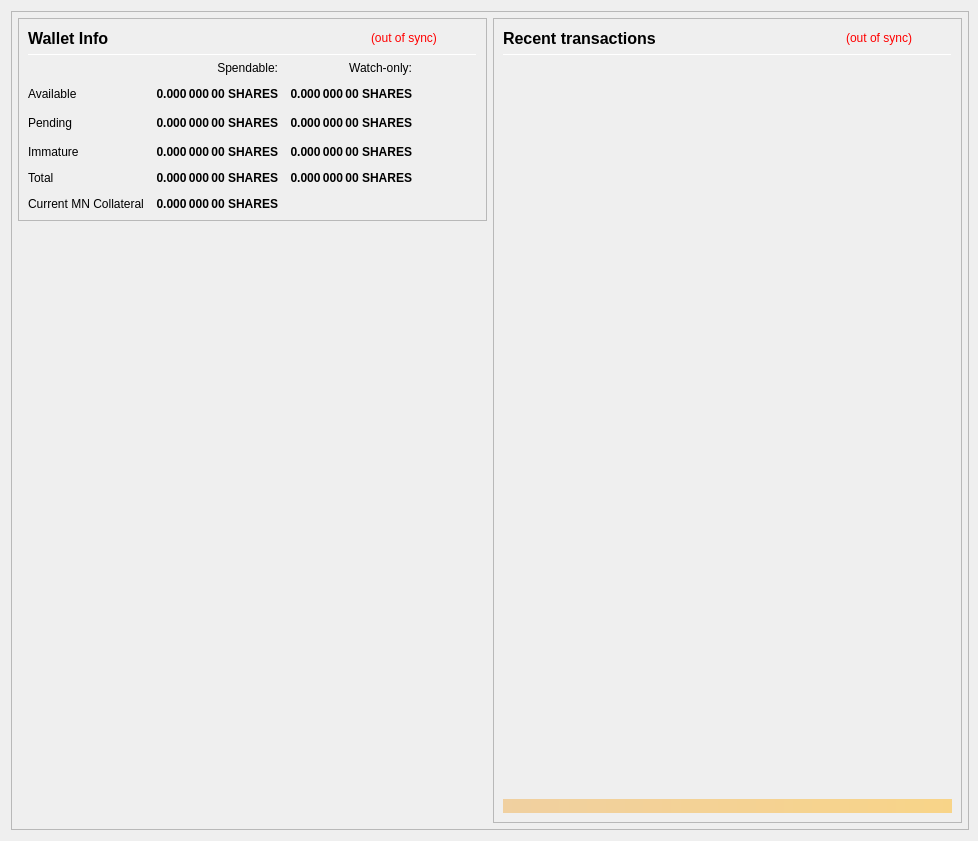
<?xml version="1.0" encoding="UTF-8"?>
<ui version="4.0">
 <class>OverviewPage</class>
 <widget class="QWidget" name="OverviewPage">
  <property name="geometry">
   <rect>
    <x>0</x>
    <y>0</y>
    <width>978</width>
    <height>841</height>
   </rect>
  </property>
  <property name="minimumSize">
   <size>
    <width>960</width>
    <height>682</height>
   </size>
  </property>
  <property name="font">
   <font>
    <weight>50</weight>
    <bold>false</bold>
   </font>
  </property>
  <property name="windowTitle">
   <string>Form</string>
  </property>
  <layout class="QVBoxLayout" name="topLayout" stretch="0">
   <property name="rightMargin">
    <number>9</number>
   </property>
   <item>
    <widget class="QFrame" name="frame_BG">
     <property name="minimumSize">
      <size>
       <width>850</width>
       <height>610</height>
      </size>
     </property>
     <property name="maximumSize">
      <size>
       <width>16777215</width>
       <height>16777215</height>
      </size>
     </property>
     <property name="frameShape">
      <enum>QFrame::StyledPanel</enum>
     </property>
     <property name="frameShadow">
      <enum>QFrame::Raised</enum>
     </property>
     <layout class="QVBoxLayout" name="verticalLayout_3" stretch="0">
      <property name="leftMargin">
       <number>0</number>
      </property>
      <property name="topMargin">
       <number>0</number>
      </property>
      <property name="rightMargin">
       <number>0</number>
      </property>
      <property name="bottomMargin">
       <number>6</number>
      </property>
      <item>
       <layout class="QVBoxLayout" name="verticalLayout_Master" stretch="0,1">
        <property name="leftMargin">
         <number>0</number>
        </property>
        <property name="topMargin">
         <number>0</number>
        </property>
        <property name="rightMargin">
         <number>0</number>
        </property>
        <property name="bottomMargin">
         <number>0</number>
        </property>
        <item>
         <widget class="QFrame" name="frame_Header">
          <layout class="QVBoxLayout" name="verticalLayout_Header" stretch="0">
           <property name="leftMargin">
            <number>0</number>
           </property>
           <property name="topMargin">
            <number>0</number>
           </property>
           <property name="rightMargin">
            <number>0</number>
           </property>
           <property name="bottomMargin">
            <number>0</number>
           </property>
          </layout>
         </widget>
        </item>
        <item>
         <widget class="QFrame" name="frame_Content">
          <layout class="QVBoxLayout" name="verticalLayout_Content">
           <property name="leftMargin">
            <number>6</number>
           </property>
           <property name="topMargin">
            <number>0</number>
           </property>
           <property name="rightMargin">
            <number>6</number>
           </property>
           <property name="bottomMargin">
            <number>0</number>
           </property>
           <item>
            <layout class="QHBoxLayout" name="horizontalLayout_Content" stretch="1,1">
             <property name="spacing">
              <number>6</number>
             </property>
             <item>
              <layout class="QVBoxLayout" name="verticalLayout_left" stretch="0,0">
               <item>
                <widget class="QFrame" name="frameBalances">
                 <property name="frameShape">
                  <enum>QFrame::StyledPanel</enum>
                 </property>
                 <property name="frameShadow">
                  <enum>QFrame::Raised</enum>
                 </property>
                 <layout class="QVBoxLayout" name="verticalLayout_4">
                  <item>
                   <layout class="QHBoxLayout" name="hlBalancesHeader" stretch="2,0,0">
                    <property name="spacing">
                     <number>6</number>
                    </property>
                    <item>
                     <widget class="QLabel" name="labelBalances">
                      <property name="minimumSize">
                       <size>
                        <width>0</width>
                        <height>0</height>
                       </size>
                      </property>
                      <property name="font">
                       <font>
                        <pointsize>12</pointsize>
                        <weight>75</weight>
                        <bold>true</bold>
                       </font>
                      </property>
                      <property name="text">
                       <string>Wallet Info</string>
                      </property>
                     </widget>
                    </item>
                    <item>
                     <widget class="QLabel" name="labelWalletStatus">
                      <property name="cursor">
                       <cursorShape>WhatsThisCursor</cursorShape>
                      </property>
                      <property name="toolTip">
                       <string>The displayed information may be out of date. Your wallet automatically synchronizes with the WealthShares network after a connection is established, but this process has not completed yet.</string>
                      </property>
                      <property name="styleSheet">
                       <string notr="true">QLabel { color: red; }</string>
                      </property>
                      <property name="text">
                       <string notr="true">(out of sync)</string>
                      </property>
                      <property name="alignment">
                       <set>Qt::AlignLeading|Qt::AlignLeft|Qt::AlignVCenter</set>
                      </property>
                     </widget>
                    </item>
                    <item>
                     <spacer name="hsBalancesHeader">
                      <property name="orientation">
                       <enum>Qt::Horizontal</enum>
                      </property>
                      <property name="sizeHint" stdset="0">
                       <size>
                        <width>40</width>
                        <height>20</height>
                       </size>
                      </property>
                     </spacer>
                    </item>
                   </layout>
                  </item>
                  <item>
                   <widget class="Line" name="lineBalances">
                    <property name="minimumSize">
                     <size>
                      <width>0</width>
                      <height>1</height>
                     </size>
                    </property>
                    <property name="maximumSize">
                     <size>
                      <width>16777215</width>
                      <height>1</height>
                     </size>
                    </property>
                    <property name="orientation">
                     <enum>Qt::Horizontal</enum>
                    </property>
                   </widget>
                  </item>
                  <item>
                   <layout class="QGridLayout" name="gridLayout">
                    <property name="spacing">
                     <number>12</number>
                    </property>
                    <item row="2" column="2">
                     <widget class="QLabel" name="labelWatchPending">
                      <property name="font">
                       <font>
                        <weight>75</weight>
                        <bold>true</bold>
                       </font>
                      </property>
                      <property name="cursor">
                       <cursorShape>ArrowCursor</cursorShape>
                      </property>
                      <property name="toolTip">
                       <string>Unconfirmed transactions to watch-only addresses</string>
                      </property>
                      <property name="text">
                       <string notr="true">0.000 000 00 SHARES</string>
                      </property>
                      <property name="alignment">
                       <set>Qt::AlignRight|Qt::AlignTrailing|Qt::AlignVCenter</set>
                      </property>
                      <property name="textInteractionFlags">
                       <set>Qt::NoTextInteraction</set>
                      </property>
                     </widget>
                    </item>
                    <item row="2" column="1">
                     <widget class="QLabel" name="labelUnconfirmed">
                      <property name="font">
                       <font>
                        <weight>75</weight>
                        <bold>true</bold>
                       </font>
                      </property>
                      <property name="cursor">
                       <cursorShape>ArrowCursor</cursorShape>
                      </property>
                      <property name="toolTip">
                       <string>Total of transactions that have yet to be confirmed, and do not yet count toward the spendable balance</string>
                      </property>
                      <property name="text">
                       <string notr="true">0.000 000 00 SHARES</string>
                      </property>
                      <property name="alignment">
                       <set>Qt::AlignRight|Qt::AlignTrailing|Qt::AlignVCenter</set>
                      </property>
                      <property name="textInteractionFlags">
                       <set>Qt::NoTextInteraction</set>
                      </property>
                     </widget>
                    </item>
                    <item row="3" column="2">
                     <widget class="QLabel" name="labelWatchImmature">
                      <property name="font">
                       <font>
                        <weight>75</weight>
                        <bold>true</bold>
                       </font>
                      </property>
                      <property name="cursor">
                       <cursorShape>ArrowCursor</cursorShape>
                      </property>
                      <property name="toolTip">
                       <string>Staked or masternode rewards in watch-only addresses that has not yet matured</string>
                      </property>
                      <property name="text">
                       <string notr="true">0.000 000 00 SHARES</string>
                      </property>
                      <property name="alignment">
                       <set>Qt::AlignRight|Qt::AlignTrailing|Qt::AlignVCenter</set>
                      </property>
                      <property name="textInteractionFlags">
                       <set>Qt::NoTextInteraction</set>
                      </property>
                     </widget>
                    </item>
                    <item row="7" column="0">
                     <widget class="QLabel" name="labelTotalText2">
                      <property name="text">
                       <string>Current MN Collateral</string>
                      </property>
                     </widget>
                    </item>
                    <item row="4" column="0">
                     <widget class="QLabel" name="labelTotalText">
                      <property name="text">
                       <string>Total</string>
                      </property>
                      <property name="textInteractionFlags">
                       <set>Qt::NoTextInteraction</set>
                      </property>
                     </widget>
                    </item>
                    <item row="3" column="1">
                     <widget class="QLabel" name="labelImmature">
                      <property name="font">
                       <font>
                        <weight>75</weight>
                        <bold>true</bold>
                       </font>
                      </property>
                      <property name="cursor">
                       <cursorShape>ArrowCursor</cursorShape>
                      </property>
                      <property name="toolTip">
                       <string>Staked or masternode rewards that has not yet matured</string>
                      </property>
                      <property name="text">
                       <string notr="true">0.000 000 00 SHARES</string>
                      </property>
                      <property name="alignment">
                       <set>Qt::AlignRight|Qt::AlignTrailing|Qt::AlignVCenter</set>
                      </property>
                      <property name="textInteractionFlags">
                       <set>Qt::NoTextInteraction</set>
                      </property>
                     </widget>
                    </item>
                    <item row="2" column="3">
                     <spacer name="hsBalances">
                      <property name="orientation">
                       <enum>Qt::Horizontal</enum>
                      </property>
                      <property name="sizeHint" stdset="0">
                       <size>
                        <width>40</width>
                        <height>20</height>
                       </size>
                      </property>
                     </spacer>
                    </item>
                    <item row="3" column="0">
                     <widget class="QLabel" name="labelImmatureText">
                      <property name="text">
                       <string>Immature</string>
                      </property>
                      <property name="textInteractionFlags">
                       <set>Qt::NoTextInteraction</set>
                      </property>
                     </widget>
                    </item>
                    <item row="4" column="1">
                     <widget class="QLabel" name="labelTotal">
                      <property name="font">
                       <font>
                        <weight>75</weight>
                        <bold>true</bold>
                       </font>
                      </property>
                      <property name="cursor">
                       <cursorShape>ArrowCursor</cursorShape>
                      </property>
                      <property name="toolTip">
                       <string>Your current total balance</string>
                      </property>
                      <property name="text">
                       <string notr="true">0.000 000 00 SHARES</string>
                      </property>
                      <property name="alignment">
                       <set>Qt::AlignRight|Qt::AlignTrailing|Qt::AlignVCenter</set>
                      </property>
                      <property name="textInteractionFlags">
                       <set>Qt::NoTextInteraction</set>
                      </property>
                     </widget>
                    </item>
                    <item row="7" column="1">
                     <widget class="QLabel" name="labelTotal2">
                      <property name="font">
                       <font>
                        <weight>75</weight>
                        <bold>true</bold>
                       </font>
                      </property>
                      <property name="cursor">
                       <cursorShape>ArrowCursor</cursorShape>
                      </property>
                      <property name="toolTip">
                       <string>Your current total balance</string>
                      </property>
                      <property name="text">
                       <string notr="true">0.000 000 00 SHARES</string>
                      </property>
                      <property name="alignment">
                       <set>Qt::AlignRight|Qt::AlignTrailing|Qt::AlignVCenter</set>
                      </property>
                      <property name="textInteractionFlags">
                       <set>Qt::NoTextInteraction</set>
                      </property>
                     </widget>
                    </item>
                    <item row="4" column="2">
                     <widget class="QLabel" name="labelWatchTotal">
                      <property name="font">
                       <font>
                        <weight>75</weight>
                        <bold>true</bold>
                       </font>
                      </property>
                      <property name="cursor">
                       <cursorShape>ArrowCursor</cursorShape>
                      </property>
                      <property name="toolTip">
                       <string>Current total balance in watch-only addresses</string>
                      </property>
                      <property name="text">
                       <string notr="true">0.000 000 00 SHARES</string>
                      </property>
                      <property name="alignment">
                       <set>Qt::AlignRight|Qt::AlignTrailing|Qt::AlignVCenter</set>
                      </property>
                      <property name="textInteractionFlags">
                       <set>Qt::NoTextInteraction</set>
                      </property>
                     </widget>
                    </item>
                    <item row="0" column="2">
                     <widget class="QLabel" name="labelWatchonly">
                      <property name="text">
                       <string>Watch-only:</string>
                      </property>
                      <property name="alignment">
                       <set>Qt::AlignRight|Qt::AlignTrailing|Qt::AlignVCenter</set>
                      </property>
                     </widget>
                    </item>
                    <item row="1" column="0">
                     <widget class="QLabel" name="labelBalanceText">
                      <property name="text">
                       <string>Available</string>
                      </property>
                      <property name="textInteractionFlags">
                       <set>Qt::NoTextInteraction</set>
                      </property>
                     </widget>
                    </item>
                    <item row="1" column="1">
                     <widget class="QLabel" name="labelBalance">
                      <property name="font">
                       <font>
                        <weight>75</weight>
                        <bold>true</bold>
                       </font>
                      </property>
                      <property name="cursor">
                       <cursorShape>ArrowCursor</cursorShape>
                      </property>
                      <property name="toolTip">
                       <string>Your current spendable balance</string>
                      </property>
                      <property name="text">
                       <string notr="true">0.000 000 00 SHARES</string>
                      </property>
                      <property name="alignment">
                       <set>Qt::AlignRight|Qt::AlignTrailing|Qt::AlignVCenter</set>
                      </property>
                      <property name="textInteractionFlags">
                       <set>Qt::NoTextInteraction</set>
                      </property>
                     </widget>
                    </item>
                    <item row="1" column="2">
                     <widget class="QLabel" name="labelWatchAvailable">
                      <property name="font">
                       <font>
                        <weight>75</weight>
                        <bold>true</bold>
                       </font>
                      </property>
                      <property name="cursor">
                       <cursorShape>ArrowCursor</cursorShape>
                      </property>
                      <property name="toolTip">
                       <string>Your current balance in watch-only addresses</string>
                      </property>
                      <property name="text">
                       <string notr="true">0.000 000 00 SHARES</string>
                      </property>
                      <property name="alignment">
                       <set>Qt::AlignRight|Qt::AlignTrailing|Qt::AlignVCenter</set>
                      </property>
                      <property name="textInteractionFlags">
                       <set>Qt::NoTextInteraction</set>
                      </property>
                     </widget>
                    </item>
                    <item row="2" column="0">
                     <widget class="QLabel" name="labelPendingText">
                      <property name="text">
                       <string>Pending</string>
                      </property>
                      <property name="textInteractionFlags">
                       <set>Qt::NoTextInteraction</set>
                      </property>
                     </widget>
                    </item>
                    <item row="0" column="1">
                     <widget class="QLabel" name="labelSpendable">
                      <property name="text">
                       <string>Spendable:</string>
                      </property>
                      <property name="alignment">
                       <set>Qt::AlignRight|Qt::AlignTrailing|Qt::AlignVCenter</set>
                      </property>
                     </widget>
                    </item>
                   </layout>
                  </item>
                 </layout>
                </widget>
               </item>
               <item>
                <spacer name="verticalSpacer">
                 <property name="orientation">
                  <enum>Qt::Vertical</enum>
                 </property>
                 <property name="sizeHint" stdset="0">
                  <size>
                   <width>20</width>
                   <height>40</height>
                  </size>
                 </property>
                </spacer>
               </item>
              </layout>
             </item>
             <item>
              <layout class="QVBoxLayout" name="verticalLayout_right" stretch="1">
               <item>
                <widget class="QFrame" name="frame_RecentTransactions">
                 <property name="minimumSize">
                  <size>
                   <width>0</width>
                   <height>0</height>
                  </size>
                 </property>
                 <property name="frameShape">
                  <enum>QFrame::StyledPanel</enum>
                 </property>
                 <property name="frameShadow">
                  <enum>QFrame::Raised</enum>
                 </property>
                 <layout class="QVBoxLayout" name="verticalLayout_1" stretch="0,0,0,0,0">
                  <item>
                   <layout class="QHBoxLayout" name="horizontalLayout_2" stretch="2,0,0">
                    <property name="spacing">
                     <number>3</number>
                    </property>
                    <item>
                     <widget class="QLabel" name="label_4">
                      <property name="minimumSize">
                       <size>
                        <width>0</width>
                        <height>20</height>
                       </size>
                      </property>
                      <property name="font">
                       <font>
                        <pointsize>12</pointsize>
                        <weight>75</weight>
                        <bold>true</bold>
                       </font>
                      </property>
                      <property name="text">
                       <string>Recent transactions</string>
                      </property>
                     </widget>
                    </item>
                    <item>
                     <widget class="QLabel" name="labelTransactionsStatus">
                      <property name="cursor">
                       <cursorShape>WhatsThisCursor</cursorShape>
                      </property>
                      <property name="toolTip">
                       <string>The displayed information may be out of date. Your wallet automatically synchronizes with the WealthShares network after a connection is established, but this process has not completed yet.</string>
                      </property>
                      <property name="styleSheet">
                       <string notr="true">QLabel { color: red; }</string>
                      </property>
                      <property name="text">
                       <string notr="true">(out of sync)</string>
                      </property>
                      <property name="alignment">
                       <set>Qt::AlignRight|Qt::AlignTrailing|Qt::AlignVCenter</set>
                      </property>
                     </widget>
                    </item>
                    <item>
                     <spacer name="horizontalSpacer">
                      <property name="orientation">
                       <enum>Qt::Horizontal</enum>
                      </property>
                      <property name="sizeHint" stdset="0">
                       <size>
                        <width>40</width>
                        <height>20</height>
                       </size>
                      </property>
                     </spacer>
                    </item>
                   </layout>
                  </item>
                  <item>
                   <widget class="Line" name="line">
                    <property name="minimumSize">
                     <size>
                      <width>0</width>
                      <height>1</height>
                     </size>
                    </property>
                    <property name="maximumSize">
                     <size>
                      <width>16777215</width>
                      <height>1</height>
                     </size>
                    </property>
                    <property name="orientation">
                     <enum>Qt::Horizontal</enum>
                    </property>
                   </widget>
                  </item>
                  <item>
                   <widget class="QListView" name="listTransactions">
                    <property name="minimumSize">
                     <size>
                      <width>0</width>
                      <height>0</height>
                     </size>
                    </property>
                    <property name="styleSheet">
                     <string notr="true">QListView { background: transparent; }</string>
                    </property>
                    <property name="frameShape">
                     <enum>QFrame::NoFrame</enum>
                    </property>
                    <property name="verticalScrollBarPolicy">
                     <enum>Qt::ScrollBarAlwaysOff</enum>
                    </property>
                    <property name="horizontalScrollBarPolicy">
                     <enum>Qt::ScrollBarAlwaysOff</enum>
                    </property>
                    <property name="selectionMode">
                     <enum>QAbstractItemView::NoSelection</enum>
                    </property>
                   </widget>
                  </item>
                  <item>
                   <spacer name="verticalSpacer_2">
                    <property name="orientation">
                     <enum>Qt::Vertical</enum>
                    </property>
                    <property name="sizeType">
                     <enum>QSizePolicy::Expanding</enum>
                    </property>
                    <property name="sizeHint" stdset="0">
                     <size>
                      <width>20</width>
                      <height>40</height>
                     </size>
                    </property>
                   </spacer>
                  </item>
                  <item>
                   <widget class="QLabel" name="labelAlerts">
                    <property name="maximumSize">
                     <size>
                      <width>16777215</width>
                      <height>16777215</height>
                     </size>
                    </property>
                    <property name="styleSheet">
                     <string notr="true">background-color: qlineargradient(x1: 0, y1: 0, x2: 1, y2: 0, stop:0 #F0D0A0, stop:1 #F8D488); color:#000000;</string>
                    </property>
                    <property name="text">
                     <string/>
                    </property>
                    <property name="wordWrap">
                     <bool>true</bool>
                    </property>
                    <property name="margin">
                     <number>3</number>
                    </property>
                   </widget>
                  </item>
                 </layout>
                </widget>
               </item>
              </layout>
             </item>
            </layout>
           </item>
          </layout>
         </widget>
        </item>
       </layout>
      </item>
     </layout>
    </widget>
   </item>
  </layout>
 </widget>
 <resources/>
 <connections/>
</ui>
